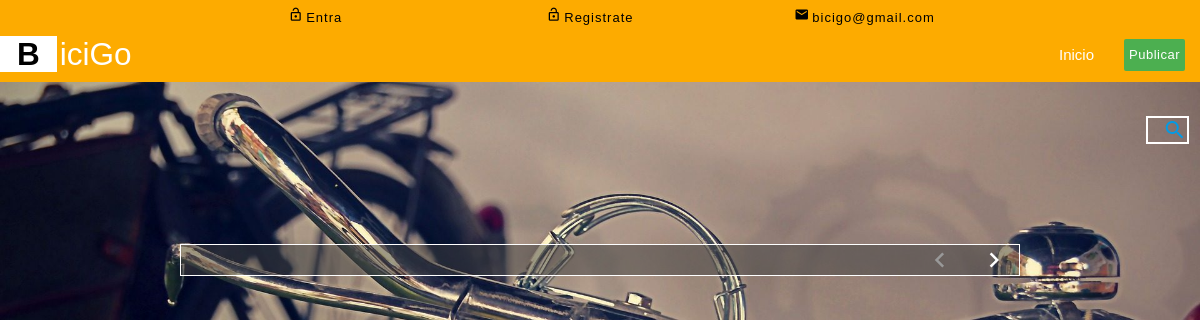
Page /categoriaA.php on the earlier database version.
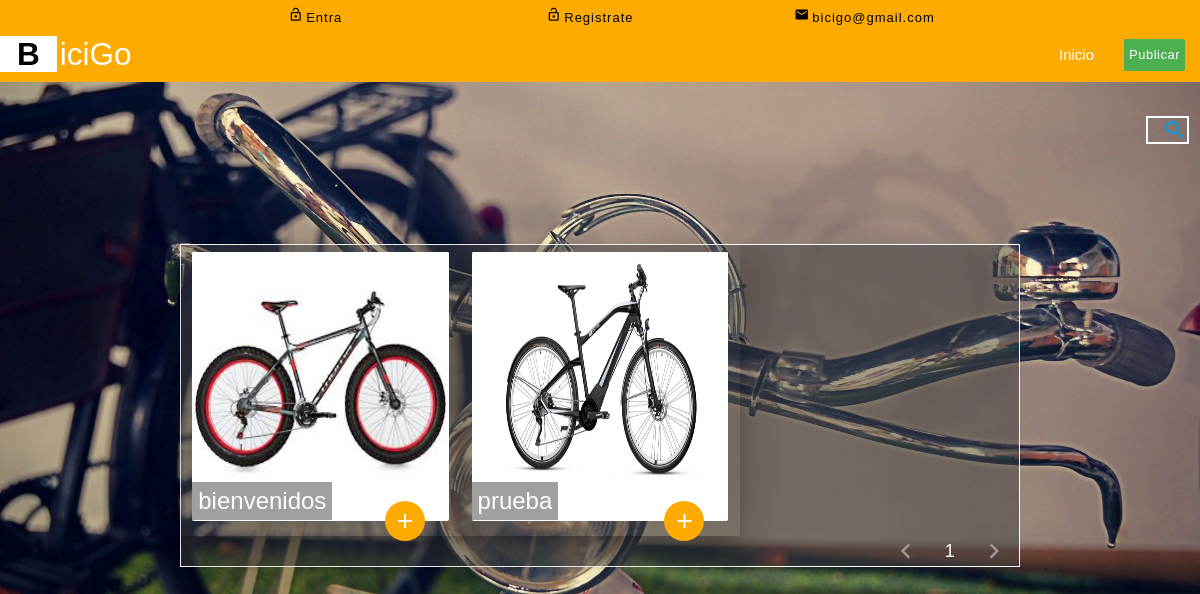
Same page on the later database version.
### tables this page shows
CREATE TABLE `accesorio` (
  `id` int(11) NOT NULL,
  `titulo` varchar(200) NOT NULL,
  `marca` varchar(200) NOT NULL,
  `precio` varchar(200) NOT NULL,
  `estado` varchar(200) NOT NULL,
  `telefono` varchar(200) NOT NULL,
  `provincia` varchar(200) NOT NULL,
  `descripcion` varchar(200) NOT NULL,
  `imagen` varchar(300) NOT NULL
);

### categoriaA.php (called while the page is built)
<?php
require 'view/categoriaAV.php';
?>

### view/categoriaAV.php (the view, shortened to what the changed rows need)
<?php
    $conexion = conexion ('bicigo', 'root','');
    $pagina = isset($_GET['pagina']) ? (int)$_GET['pagina'] : 1;
    $postPorPagina = 6;
    $inicio = ($pagina > 1 ) ? ($pagina * $postPorPagina - $postPorPagina) : 0;
    $articulos = $conexion->prepare("SELECT SQL_CALC_FOUND_ROWS * FROM accesorio ORDER BY id DESC LIMIT $inicio, $postPorPagina");
    $articulos->execute();
    $articulos = $articulos->fetchAll();
    $totalArticulos = $conexion->query("select FOUND_ROWS() as total");
    $totalArticulos = $totalArticulos->fetch()['total'];
    $numeroPaginas = ceil($totalArticulos / $postPorPagina);
?>
<!DOCTYPE html>
<html>
    <head>
        <link rel="stylesheet" href="css/materialize.css"/>
        <link rel="stylesheet" href="css/index.css"/>
        <link rel="stylesheet" href="css/categoriaAV.css"/>
    </head>
    <body>
                <br>
                <div class="container contenedor">
                    <div class="row">
                        <?php foreach($articulos as $foto): ?>
                        <div class="col l4  m4 s12 z-depth-5">
                            <div class="card">
                                <div class="card-image">
                                    <img src="fotos/<?php echo $foto['imagen'] ?>" alt="">
                                    <span class="card-title"><?php echo $foto['titulo'] ?></span>
                                    <a
                                        class="btn-floating halfway-fab waves-effect waves-light card-butttoms"
                                        href="foto_accesorio.php?id=<?php echo $foto['id']; ?>">
                                        <i class="material-icons">add</i>
                                    </a>
                                </div>
                            </div>
                        </div>
                        <?php endforeach; ?>
                    </div>
                    <div class="row">
                        <ul class="pagination right">
                        <?php
                                for($i=1; $i <=$numeroPaginas; $i++){
                                    if($pagina == $i){
                                        echo "<li class='active'><a href='?pagina=$i'>$i</a></li>";
                                    }else{
                                        echo "<li class='waves-effect'><a href='?pagina=$i'>$i</a></li>";
                                    }
                                }
                ?>
                            <?php
                            if($pagina == $numeroPaginas): ?>
                            <li class='disabled'>
                                <a href="#ventas">
                                    <i class='material-icons'>chevron_right</i>
                                </a>
                            </li>
                        <?php else: ?>
                            <li>
                                <a href="?pagina=<?php echo $pagina + 1 ?>">
                                    <i class="material-icons">chevron_right</i>
                                </a>
                            </li>
                            <?php endif; ?>
                        </ul>
                    </div>
                </div>
            </body>
        </html>

Differences in the rows shown:
added accesorio: imagen (picture), titulo "bienvenidos"
added accesorio: imagen (picture), titulo "prueba"
Other differences:
new list line: "1"
